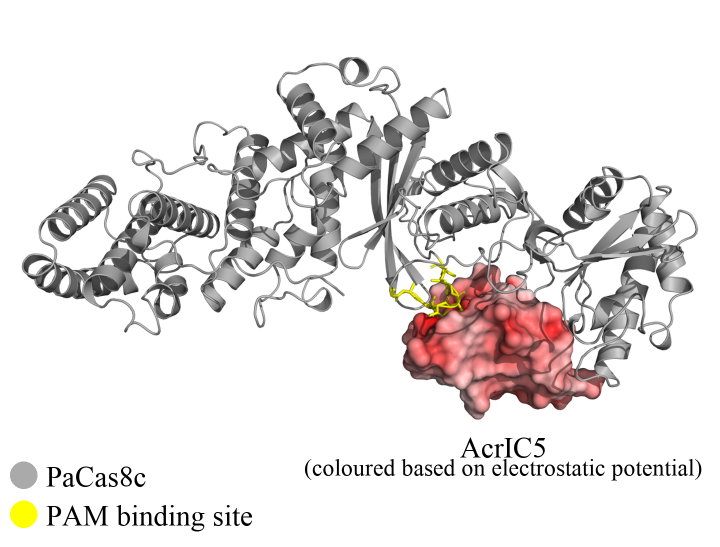
#> input picture Figures/figure_putative_MoAs/panelA/PanelA_final.png, 1440 x 1093 px (shown at 1/2 size)
$ python compose_figure1.py
#> lines starting #> are read from the running program, lines starting #| are printed output that depends on the picture
"""
Assemble the full Figure 1 (panels A-D) from the individual panel images:
  A = AcrIC5.png        (top-left)
  B = AcrIC3.png        (top-right)
  C = AcrIB4.png        (bottom-left)
  D = panelD/PanelD_final.png  (bottom-right; sgRNA drawn in green)

INPUTS (relative to this folder): panelA/PanelA_final.png, panelB/PanelB_final.png,
panelC/PanelC_final.png, panelD/PanelD_final.png  (each made by that panel's
compose_panel_*.py). OUTPUT: Figure1_final.png. Run: python3 compose_figure1.py

Layout follows the original MoA.svg structure: two columns (A+C on the left,
B+D on the right), each column scaled to a common width. Panel D is taller
than the others (it now carries three sub-rows + legend + colour bar), so the
right column is taller than the left - that's expected, not a bug.
"""
from PIL import Image, ImageDraw, ImageFont

FONT_DIR = "/System/Library/Fonts/Supplemental"
FONT_BOLD = f"{FONT_DIR}/Times New Roman Bold.ttf"
FONT_REG = f"{FONT_DIR}/Times New Roman.ttf"

WHITE = (255, 255, 255)
BLACK = (0, 0, 0)


def load(name):
    """Open an image file as RGB."""
    return Image.open(name).convert("RGB")


def fit_width(im, w):
    """Resize `im` to width `w`, keeping the aspect ratio."""
    h = int(im.height * w / im.width)
    return im.resize((w, h), Image.LANCZOS)


def fit_height(im, h):
    """Resize `im` to height `h`, keeping the aspect ratio."""
    w = int(im.width * h / im.height)
    return im.resize((w, h), Image.LANCZOS)


def legend_dot_row(draw, x, y, color, text, font, r=20, gap=14):
    """Draw one legend entry: a filled dot of radius `r` at (x, y) followed by `text`."""
    draw.ellipse((x, y, x + 2 * r, y + 2 * r), fill=color)
    draw.text((x + 2 * r + gap, y - 2), text, fill=BLACK, font=font)


def add_legend_strip(im, entries, height=90, r=20):
    """Return a copy of `im` with a white strip appended below it, carrying a
    dot+label colour-code legend (matches the style used in panels A/B/D).
    Entries are laid out side by side in one row."""
    canvas = Image.new("RGB", (im.width, im.height + height), WHITE)
    canvas.paste(im, (0, 0))
    draw = ImageDraw.Draw(canvas)
    font = ImageFont.truetype(FONT_REG, 34)
    y = im.height + (height - 2 * r) // 2
    x = 10
    for color, text in entries:
        legend_dot_row(draw, x, y, color, text, font, r=r)
        tw = draw.textlength(text, font=font)
        x += 2 * r + 14 + tw + 60  # gap before next entry
    return canvas


def main():
    """Load the four panels, scale them into two columns (A+C left, B+D right),
    add the panel-C legend and the A-D letters, and save Figure1_final.png."""
    a = load("panelA/PanelA_final.png")
#> in load, returned value is the input picture: PIL image 1440x1093 RGB; mean R, G, B 230.3, 226.7, 226
    b = load("panelB/PanelB_final.png")
#> call 2 of load, with name = 'panelB/PanelB_final.png'
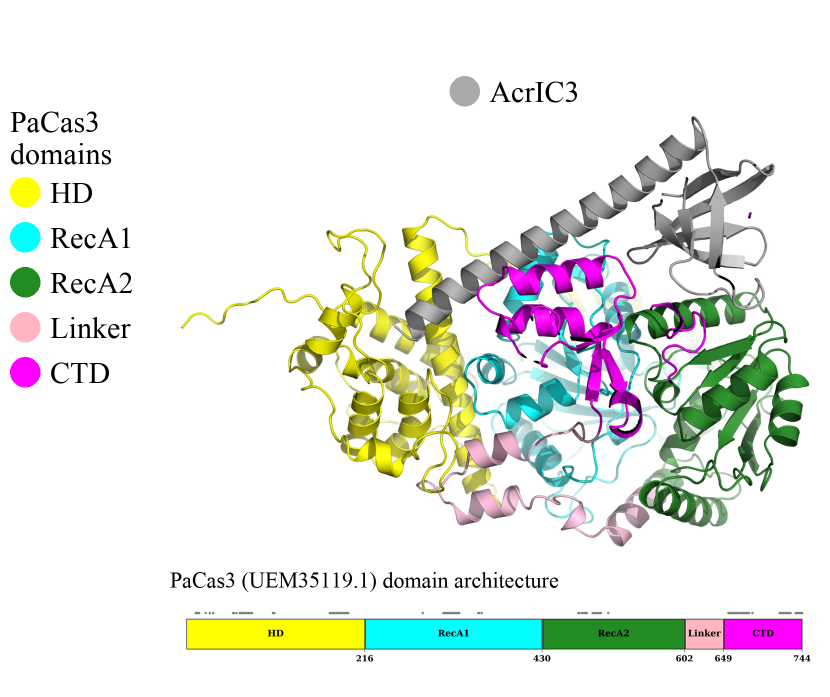
#> input picture Figures/figure_putative_MoAs/panelB/PanelB_final.png, 1660 x 1393 px (shown at 1/2 size)
#> in load, returned value is the input picture: PIL image 1660x1393 RGB; mean R, G, B 231.8, 234.3, 228.8
    c = load("panelC/PanelC_final.png")
#> call 3 of load, with name = 'panelC/PanelC_final.png'
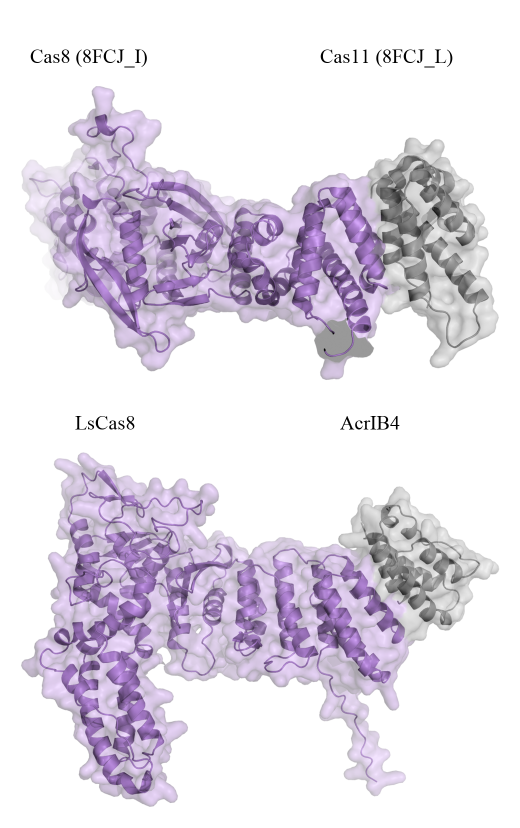
#> input picture Figures/figure_putative_MoAs/panelC/PanelC_final.png, 1040 x 1656 px (shown at 1/2 size)
#> in load, returned value is the input picture: PIL image 1040x1656 RGB; mean R, G, B 227.2, 221.1, 232
    d = load("panelD/PanelD_final.png")
#> call 4 of load, with name = 'panelD/PanelD_final.png'
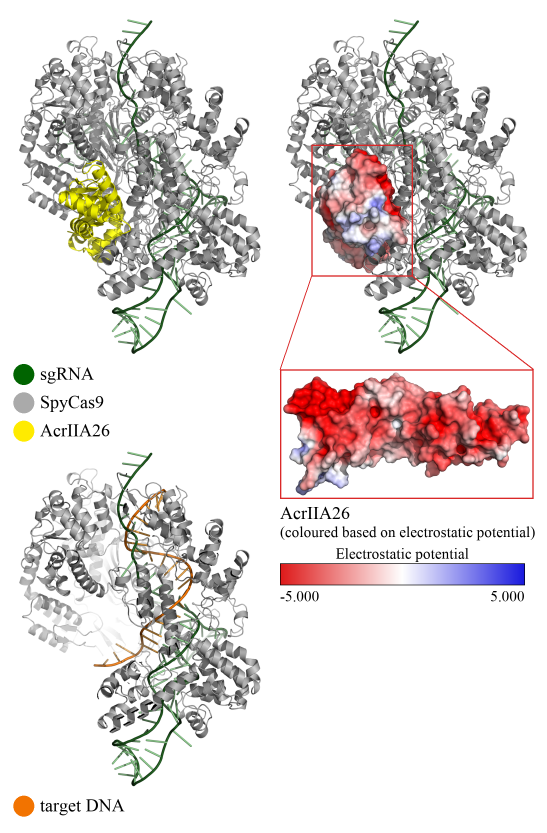
#> input picture Figures/figure_putative_MoAs/panelD/PanelD_final.png, 1640 x 2499 px (shown at 1/3 size)
#> in load, returned value is the input picture: PIL image 1640x2499 RGB; mean R, G, B 226.8, 221.1, 219.6

    COL_W = 1100  # bumped up for higher final resolution (was 800) - helps fine detail like panel B's domain bar
    a = fit_width(a, COL_W)
    b = fit_width(b, COL_W)
    c = fit_width(c, COL_W)  # back to baseline (was +20%, now matches A/B)

    # colour-code legend for panel C: light violet for the Cas8 homologs,
    # grey70 for the accessory/inhibitor chain (matches SpyCas9 grey in Panel D).
    # r=15 -> ~30px dots in the final composite, matching the size of the
    # dots already embedded in panels A/B/D.
    c = add_legend_strip(c, [
        ((184, 135, 222), "Cas8 / LsCas8"),
        ((179, 179, 179), "Cas11 / AcrIB4"),
    ], r=15, height=55)
#> in add_legend_strip, `canvas = Image.new("RGB", (im.width, im.height + height), WHITE)`: canvas: PIL image 1100x1806 RGB; every value is 255
#> in add_legend_strip, `canvas.paste(im, (0, 0))`:
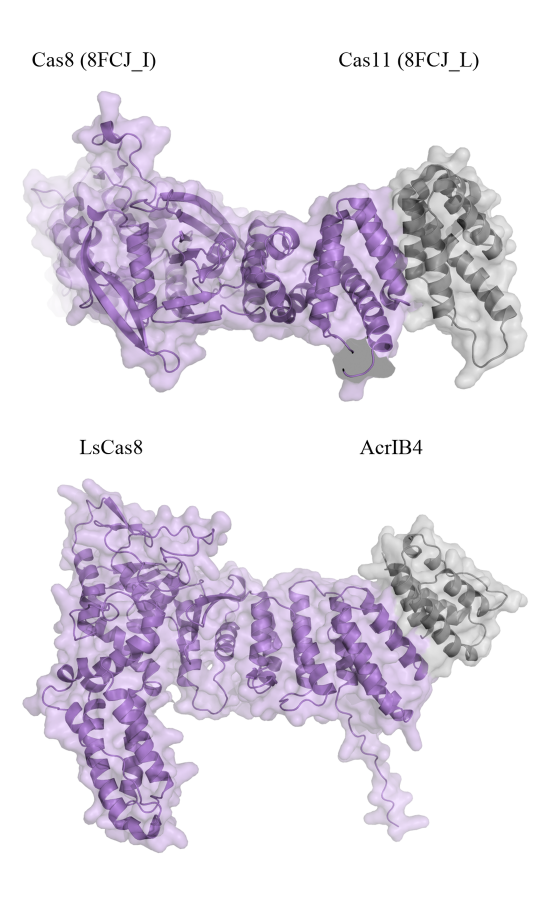
#> canvas: PIL image 1100x1806 RGB (shown at 1/2 size); mean R, G, B 228, 222.2, 232.7
#> the loop in add_legend_strip, `for color, text in entries:` made 2 passes
#> (tw, x) on passes 1 to 2: (237.5, 351.5), (248.9, 704.5)
#> after the loop in add_legend_strip, `for color, text in entries:`: x = 704.5

    left_col_w = max(COL_W, c.width)  # C may now be wider than COL_W
#> left_col_w = 1100

    MARGIN = 50
    GAP_LEFT = 130    # more air between A and C
    GAP_RIGHT = 20    # tighter between B and D
    LABEL_FONT_SIZE = 51  # -20% from 64
    LABEL_PAD = 14
    font_label = ImageFont.truetype(FONT_BOLD, LABEL_FONT_SIZE)

    left_col_h = a.height + GAP_LEFT + c.height
#> left_col_h = 2770

    # scale D (independently of COL_W) so the right column's total height
    # matches the left column, instead of D dominating with its own width
    d_target_h = left_col_h - b.height - GAP_RIGHT
#> d_target_h = 1827
    d = fit_height(d, int(d_target_h * 1.5 * 0.9 * 0.85 * 0.8))  # 1.5x, -10%, -15%, then -20%
#> in fit_height, `return im.resize((w, h), Image.LANCZOS)`:
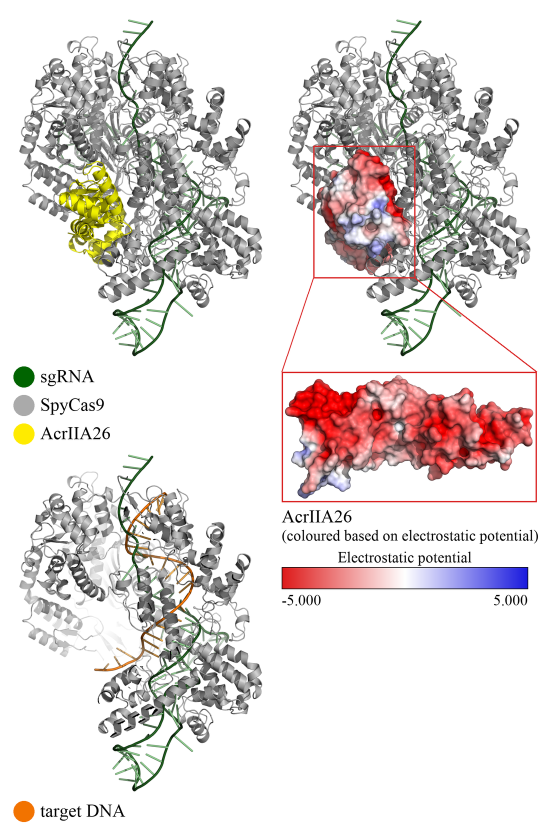
#> returned value: PIL image 1100x1677 RGB (shown at 1/2 size); mean R, G, B 226.7, 220.9, 219.4

    right_col_w = max(COL_W, d.width)  # D may now be wider than COL_W
#> right_col_w = 1100

    # C and D start at the same Y (aligned to D's row, under B + GAP_RIGHT)
    row2_y = b.height + GAP_RIGHT
#> row2_y = 943
    left_col_h = row2_y + c.height
#> left_col_h = 2749
    right_col_h = row2_y + d.height
#> right_col_h = 2620
    col_h = max(left_col_h, right_col_h)
#> col_h = 2749

    W = MARGIN * 3 + left_col_w + right_col_w
#> W = 2350
    H = MARGIN * 2 + col_h
#> H = 2849

    canvas = Image.new("RGB", (W, H), WHITE)
#> canvas: PIL image 2350x2849 RGB; every value is 255
    draw = ImageDraw.Draw(canvas)

    x_left = MARGIN
    x_right = MARGIN * 2 + left_col_w
#> x_right = 1200
    y0 = MARGIN

    def place(im, x, y, label):
        canvas.paste(im, (x, y))
        draw.text((x + LABEL_PAD, y + LABEL_PAD), label, fill=BLACK, font=font_label)

    place(a, x_left, y0, "A")
    # centre C horizontally within the (possibly wider) left column
    c_x = x_left + (left_col_w - c.width) // 2
#> c_x = 50
    place(c, c_x, y0 + row2_y, "C")

    place(b, x_right, y0, "B")
#> call 3 of place, with x = 1200, y = 50, label = 'B'
#> in place (call 3), `canvas.paste(im, (x, y))`:
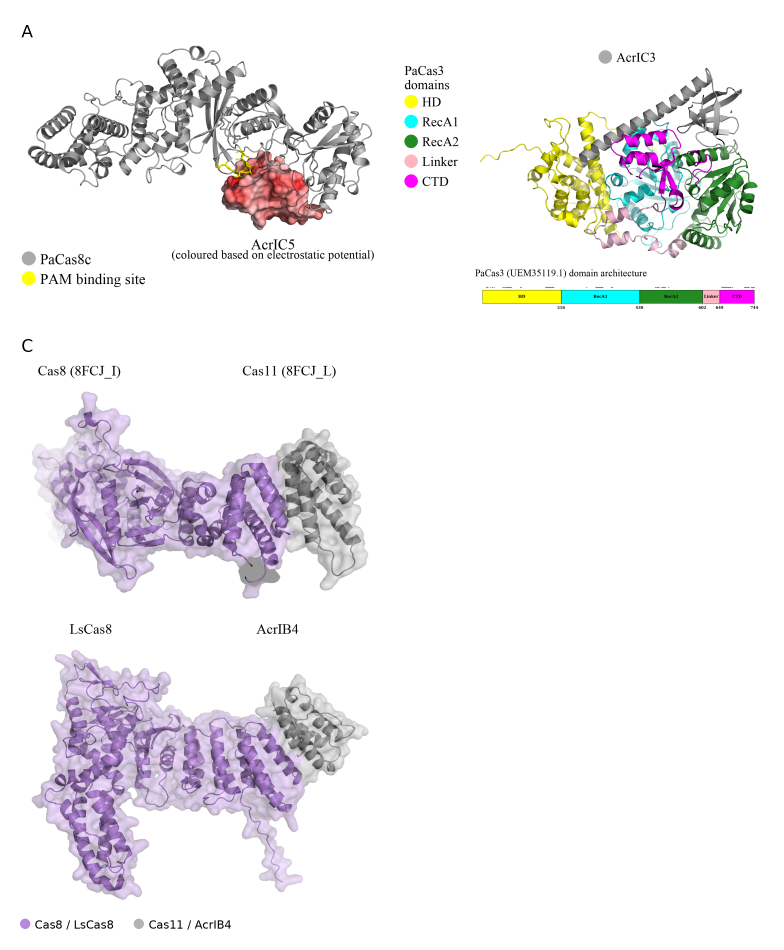
#> canvas: PIL image 2350x2849 RGB (shown at 1/3 size); mean R, G, B 239.9, 238, 240.2
    # centre D horizontally within the (possibly wider) right column
    d_x = x_right + (right_col_w - d.width) // 2
#> d_x = 1200
    place(d, d_x, y0 + row2_y, "D")
#> call 4 of place, with x = 1200, y = 993, label = 'D'
#> in place (call 4), `canvas.paste(im, (x, y))`:
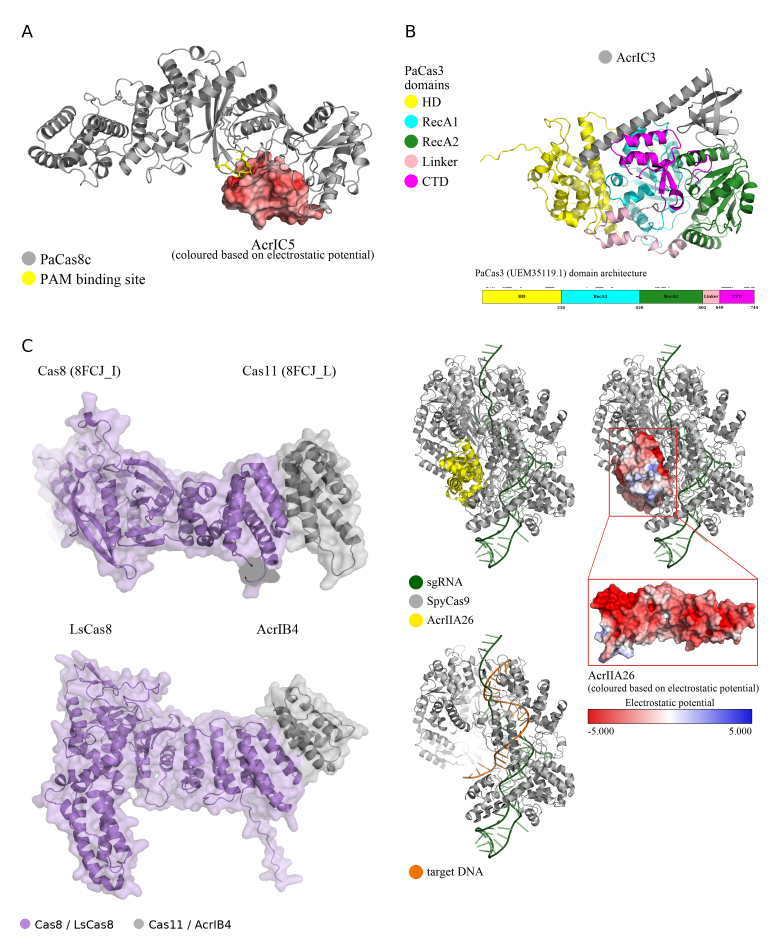
#> canvas: PIL image 2350x2849 RGB (shown at 1/3 size); mean R, G, B 232.1, 228.6, 230.4

    canvas.save("Figure1_final.png")
    print("saved Figure1_final.png", canvas.size)
#| saved Figure1_final.png (2350, 2849)


if __name__ == "__main__":
    main()
